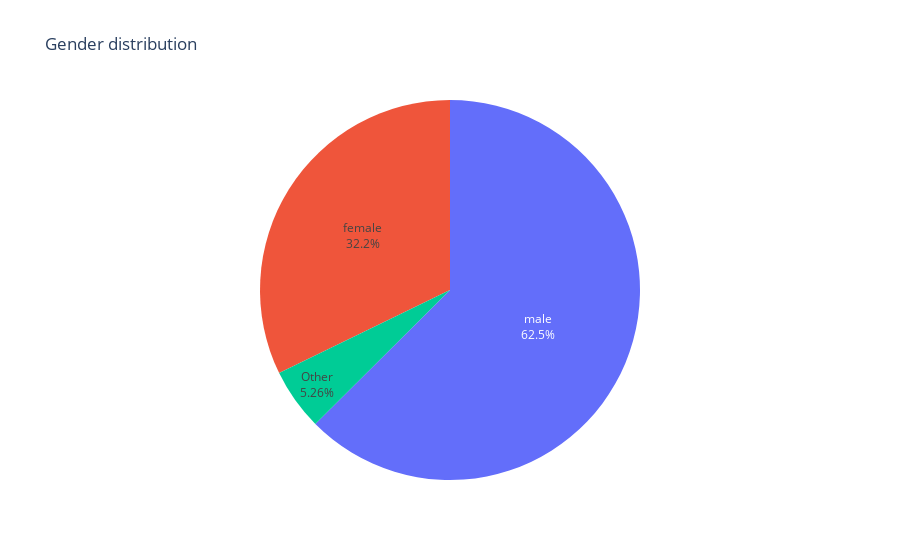

Notebook source saved alongside this figure:
### Code cell
df.loc[~df.gender.isin(["male", "female"]), "gender"] = "Other"
genders = dict(Counter(df.gender.dropna()))
#genders = dict(Counter([elem[0] if len(elem) == 1 else "bigender" for elem in df.gender.dropna()]))
fig = px.pie(df, values = genders.values(), names=genders.keys(), title = 'Gender distribution')
#fig.update_layout(margin=dict(t=50, b=6, l=50, r=50))
#fig.update_layout(title_text='Gender proportion', title_x=0.47)
fig.update_traces(textposition='inside', textinfo='percent+label')
fig.update_layout(showlegend=False)
fig.show()
fig.write_html("gender_distribution2.html")

### Figure 1 — Plotly figure (JSON) as saved in the notebook; plotly's stock layout.template omitted (floating-point values rounded to 4 significant figures)
{"data": [{"domain": {"x": [0, 1], "y": [0, 1]}, "hovertemplate": "label=%{label}<br>value=%{value}<extra></extra>", "labels": ["female", "male", "Other"], "legendgroup": "", "name": "", "showlegend": true, "textinfo": "percent+label", "textposition": "inside", "type": "pie", "values": [36954, 71758, 6034]}], "layout": {"autosize": true, "legend": {"tracegroupgap": 0}, "showlegend": false, "title": {"text": "Gender distribution"}}}
